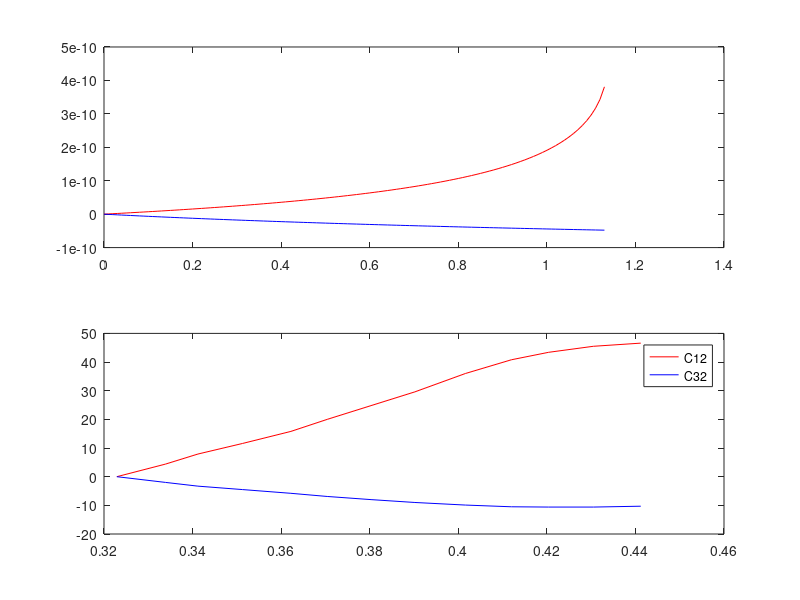
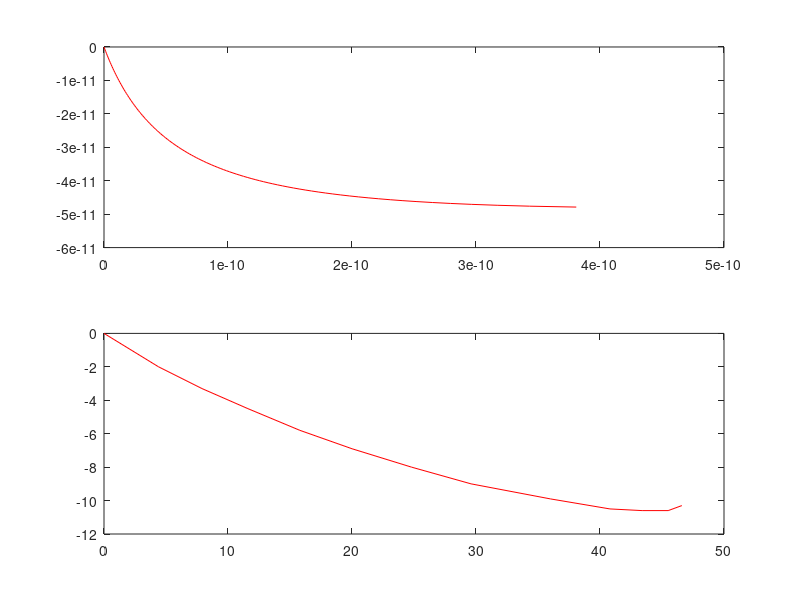

MATLAB code to generate these figures, in order:
clear;
clc;
close all;

M = csvread("dados_acelerometro_1.csv");

theta = M(33:45,1);
c21 = M(33:45,2);
c32 = M(33:45,3);
c21d = c21-c21(1);
c32d = c32-c32(1);


Eq = csvread("acelerometro_eq_pontos.csv");

C12_eq = Eq(1:114,1)';
C32_eq = Eq(115:228,1)';

C21d_eq = C12_eq-C12_eq(1);
C32d_eq = C32_eq-C32_eq(1);

theta_eq = linspace(0, 1.13, 114);


figure(1)
subplot(2,1,1)
plot(theta_eq, C21d_eq, 'r', theta_eq, C32d_eq, 'b')


subplot(2,1,2)
plot(theta, c21d, "r", theta, c32d, "b")
legend("C12", "C32")

figure(2)
subplot(2,1,1)
plot(C21d_eq, C32d_eq, "r")
subplot(2,1,2)
plot(c21d, c32d, "r")